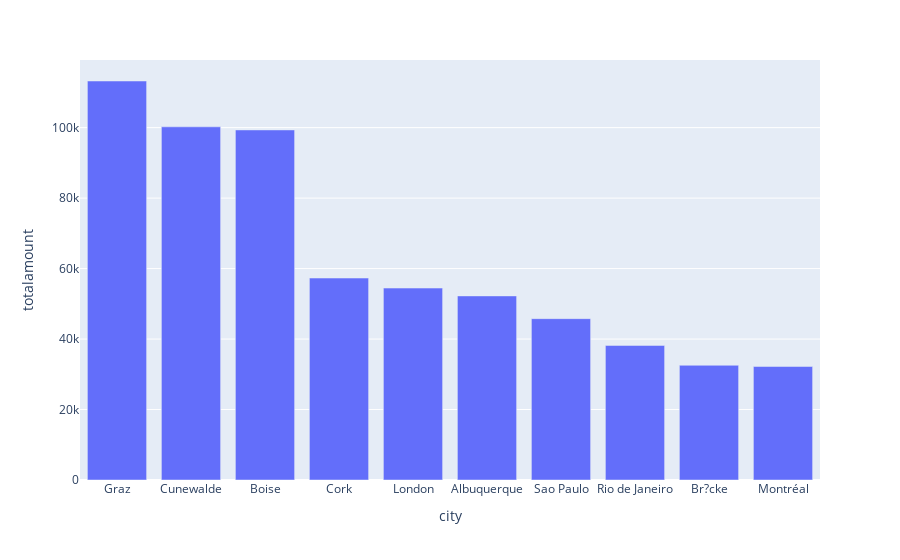

Notebook code for this chart:
### Code cell
plots('city',Top10=True)

### Figure 1 — Plotly figure (JSON) as saved in the notebook; plotly's stock layout.template omitted (floating-point values rounded to 4 significant figures)
{"data": [{"alignmentgroup": "True", "hovertemplate": "city=%{x}<br>totalamount=%{y}<extra></extra>", "legendgroup": "", "marker": {"color": "#636efa", "pattern": {"shape": ""}}, "name": "", "offsetgroup": "", "orientation": "v", "showlegend": false, "textposition": "auto", "type": "bar", "x": ["Graz", "Cunewalde", "Boise", "Cork", "London", "Albuquerque", "Sao Paulo", "Rio de Janeiro", "Br?cke", "Montréal"], "xaxis": "x", "y": [113200.0, 100200.0, 99350.0, 57320.0, 54470.0, 52250.0, 45790.0, 38190.0, 32560.0, 32200.0], "yaxis": "y"}], "layout": {"barmode": "relative", "legend": {"tracegroupgap": 0}, "margin": {"t": 60}, "xaxis": {"anchor": "y", "domain": [0, 1], "title": {"text": "city"}}, "yaxis": {"anchor": "x", "domain": [0, 1], "title": {"text": "totalamount"}}}}
